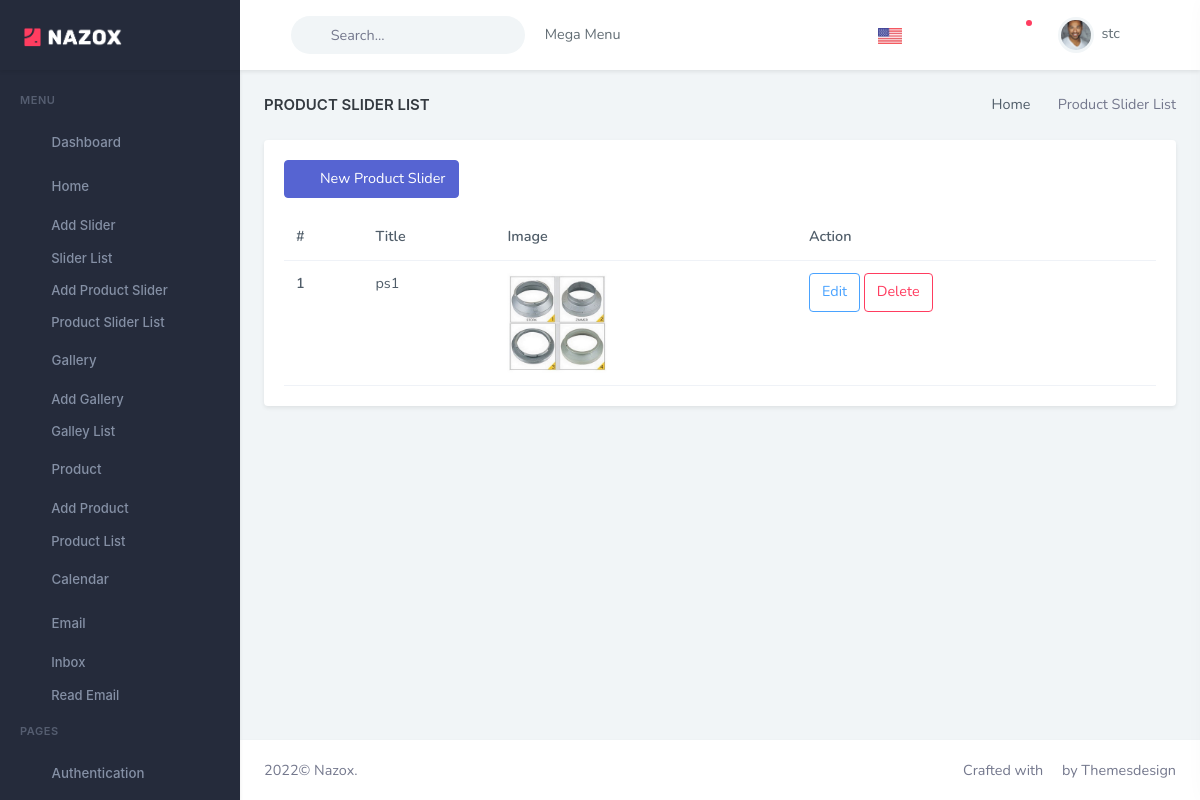
Page /dashboard/product-slider-list (signed in) on the committed database.
### home/models.py (models this page shows, shortened)
class ProductSlider(models.Model):
    title = models.CharField(max_length=100)
    image = models.ImageField(upload_to='product-slider')

### home/views.py (the view)
# urls.py: path('dashboard/product-slider-list', views.ProductSliderListView.as_view(), name='dash-product-slider'),  # Product slider list
class ProductSliderListView(LoginRequiredMixin, View):
    def get(self, request):
        context = {
            'ps': ProductSlider.objects.all(),
            'title': " Product Slider List",
            'pageview': "Home"
        }
        return render(request, 'home/product_slider_list.html', context)

### templates/home/product_slider_list.html
{% extends 'partials/base.html' %}
{% load static %}
{% block content %}
                        <div class="row">
                            <div class="col-lg-12">
                                <div class="card">
                                    <div class="card-body">
                                        <div class="">
                                            <a href="{% url 'product-slider-create' %}" class="btn btn-primary mb-3"><i class="mdi mdi-plus me-2"></i> New Product Slider</a>
                                        </div>
                                        <div class="table-responsive">
                                            <table class="table mb-0">
                                                <thead>
                                                    <tr>
                                                        <th>#</th>
                                                        <th>Title</th>
                                                        <th>Image</th>
                                                        <th>Action</th>
                                                    </tr>
                                                </thead>
                                                {% for item in ps %}
                                                <tbody>
                                                    <tr>
                                                        <th scope="row">{{forloop.counter}}</th>
                                                        <td>{{item.title}}</td>
                                                        <td><img src="{{ item.image.url }}" alt=""  height="100" /></td>
                                                        <td>
                                                            <a href="{% url 'product-slider-edit' item.id %}">
                                                                <button class="btn btn-outline-info">Edit</button>
                                                            </a>
                                                            <a href="{% url 'delete-product-slider' item.id %}">
                                                                <button class="btn btn-outline-danger">Delete</button>
                                                            </a>
                                                        </td>
                                                    </tr>
                                                </tbody>
                                                {% endfor %}
                                            </table>
                                        </div>
                                    </div>
                                </div>
                            </div>
                        </div>
{% endblock content %}

### templates/partials/header.html (shortened to what this page needs)
{% load static %}
{% block header %}
		<header id="page-topbar">
			<div class="navbar-header">
				<div class="d-flex">
					<div class="navbar-brand-box">
						<a href="{% url 'dashboard' %}" class="logo logo-light">
							<span class="logo-lg">
                                    <img src="{% static 'images/logo-light.png' %}" alt="logo-light" height="20">
                                </span>
						</a>
					</div>
					<button type="button" class="btn btn-sm px-3 font-size-24 header-item waves-effect" id="vertical-menu-btn"> <i class="ri-menu-2-line align-middle"></i>
					</button>
					<form class="app-search d-none d-lg-block">
						<div class="position-relative">
							<input type="text" class="form-control" placeholder="Search..."> <span class="ri-search-line"></span>
						</div>
					</form>
					<div class="dropdown dropdown-mega d-none d-lg-block ms-2">
						<button type="button" class="btn header-item waves-effect" data-bs-toggle="dropdown" aria-haspopup="false" aria-expanded="false" key="t-megamenu">Mega Menu <i class="mdi mdi-chevron-down"></i>
						</button>
					</div>
				</div>
				<div class="d-flex">
					<div class="dropdown d-inline-block">
						<button type="button" class="btn header-item waves-effect" data-bs-toggle="dropdown" aria-haspopup="true"
						aria-expanded="false">
						<img id="header-lang-img" src="{% static 'images/flags/us.jpg' %}" alt="Header Language" height="16" />
						</button>
					</div>
					<div class="dropdown d-none d-lg-inline-block ms-1">
						<button type="button" class="btn header-item noti-icon waves-effect" data-bs-toggle="dropdown" aria-haspopup="true" aria-expanded="false"> <i class="ri-apps-2-line"></i>
						</button>
					</div>
					<div class="dropdown d-none d-lg-inline-block ms-1">
						<button type="button" class="btn header-item noti-icon waves-effect" data-toggle="fullscreen"> <i class="ri-fullscreen-line"></i>
						</button>
					</div>
					<div class="dropdown d-inline-block">
						<button type="button" class="btn header-item noti-icon waves-effect" id="page-header-notifications-dropdown" data-bs-toggle="dropdown" aria-expanded="false"> <i class="ri-notification-3-line"></i>
							<span class="noti-dot"></span>
						</button>
					</div>
					<div class="dropdown d-inline-block user-dropdown">
						<button type="button" class="btn header-item waves-effect" id="page-header-user-dropdown" data-bs-toggle="dropdown" aria-haspopup="true" aria-expanded="false">
							<img class="rounded-circle header-profile-user" src="{% static 'images/users/avatar-2.jpg' %}" alt="Header Avatar"> <span class="d-none d-xl-inline-block ms-1">{{user.username}}</span>
							<i class="mdi mdi-chevron-down d-none d-xl-inline-block"></i>
						</button>
					</div>
					<div class="dropdown d-inline-block">
						<button type="button" class="btn header-item noti-icon right-bar-toggle waves-effect"> <i class="ri-settings-2-line"></i>
						</button>
					</div>
				</div>
			</div>
		</header>
{% endblock header %}

### rows in the picture
ProductSlider: title "ps1", image (picture)

### other values in the picture
{{ user.username }} "stc"
{{ title }} "PRODUCT SLIDER LIST"
{{ pageview }} "Home"
{{ title }} "Product Slider List"
